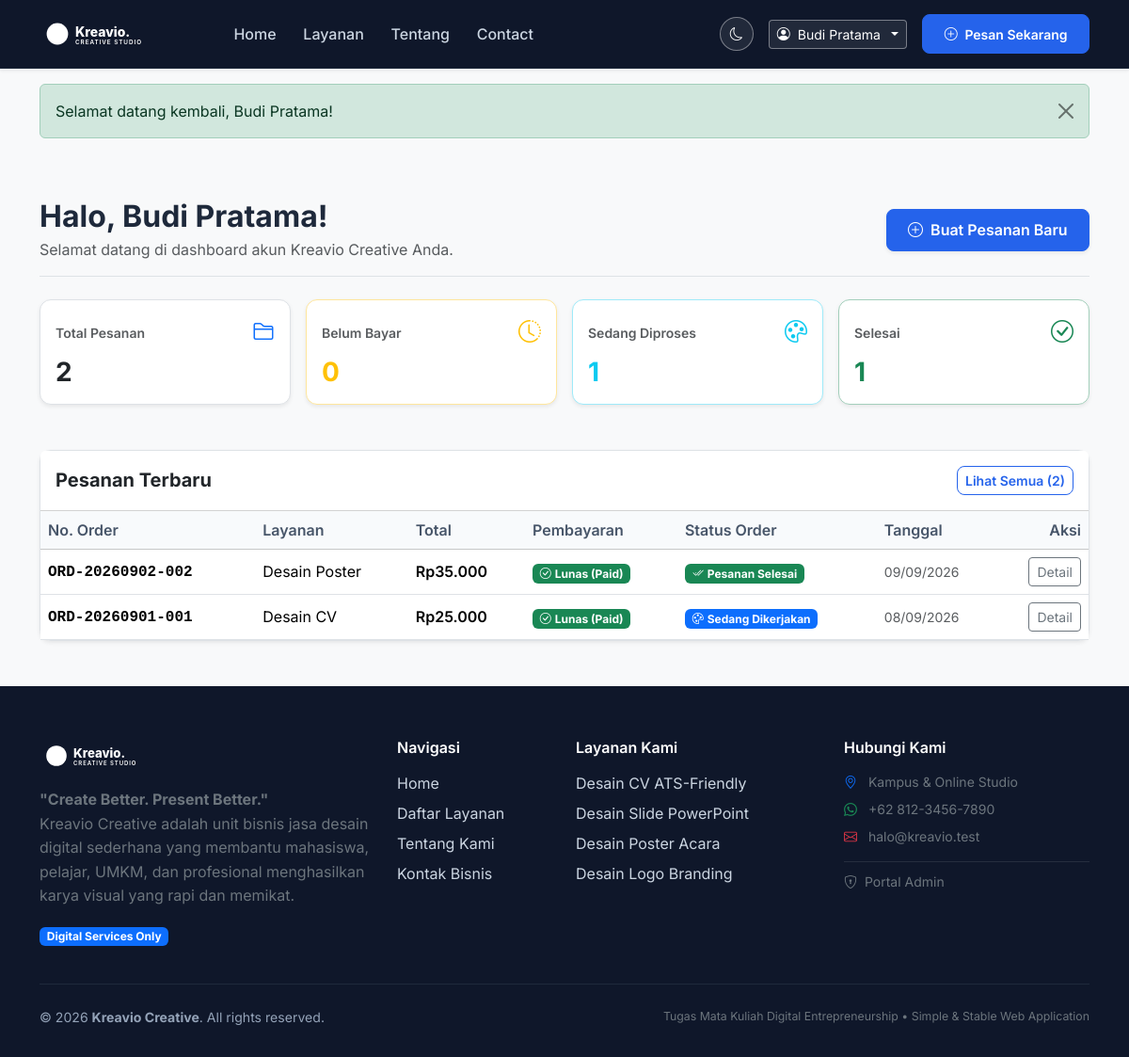
/customer/dashboard.php (signed in), run on the app's committed database.
### tables this page shows
CREATE TABLE IF NOT EXISTS `users` (
  `id` INT UNSIGNED NOT NULL AUTO_INCREMENT,
  `name` VARCHAR(100) NOT NULL,
  `email` VARCHAR(100) NOT NULL,
  `password` VARCHAR(255) NOT NULL,
  `phone` VARCHAR(25) NOT NULL,
  `created_at` DATETIME NOT NULL DEFAULT CURRENT_TIMESTAMP,
  PRIMARY KEY (`id`),
  UNIQUE KEY `idx_users_email` (`email`)
);

CREATE TABLE IF NOT EXISTS `orders` (
  `id` INT UNSIGNED NOT NULL AUTO_INCREMENT,
  `order_number` VARCHAR(50) NOT NULL,
  `user_id` INT UNSIGNED NOT NULL,
  `service_id` INT UNSIGNED NOT NULL,
  `deadline` DATE NOT NULL,
  `brief` TEXT NOT NULL,
  `notes` TEXT NULL,
  `total` INT UNSIGNED NOT NULL,
  `payment_status` VARCHAR(30) NOT NULL DEFAULT 'pending_payment',
  `order_status` VARCHAR(30) NOT NULL DEFAULT 'pending_payment',
  `created_at` DATETIME NOT NULL DEFAULT CURRENT_TIMESTAMP,
  `updated_at` DATETIME NOT NULL DEFAULT CURRENT_TIMESTAMP ON UPDATE CURRENT_TIMESTAMP,
  PRIMARY KEY (`id`),
  UNIQUE KEY `idx_orders_number` (`order_number`),
  KEY `idx_orders_user` (`user_id`),
  KEY `idx_orders_service` (`service_id`),
  KEY `idx_orders_created_at` (`created_at`),
  CONSTRAINT `fk_orders_user` FOREIGN KEY (`user_id`) REFERENCES `users` (`id`) ON DELETE CASCADE ON UPDATE CASCADE,
  CONSTRAINT `fk_orders_service` FOREIGN KEY (`service_id`) REFERENCES `services` (`id`) ON DELETE RESTRICT ON UPDATE CASCADE
);

CREATE TABLE IF NOT EXISTS `services` (
  `id` INT UNSIGNED NOT NULL AUTO_INCREMENT,
  `name` VARCHAR(100) NOT NULL,
  `description` TEXT NOT NULL,
  `price` INT UNSIGNED NOT NULL,
  `duration` VARCHAR(50) NOT NULL,
  `active` TINYINT(1) NOT NULL DEFAULT 1,
  `created_at` DATETIME NOT NULL DEFAULT CURRENT_TIMESTAMP,
  PRIMARY KEY (`id`)
);

### includes/auth.php (called while the page is built, shortened)
<?php
require_once __DIR__ . '/../config/config.php';
function is_logged_in() {
    return isset($_SESSION['user_id']) && !empty($_SESSION['user_id']);
}
function current_user($pdo) {
    $stmt = $pdo->prepare("SELECT id, name, email, phone, created_at FROM users WHERE id = ?");
    $stmt->execute([$_SESSION['user_id']]);
    return $stmt->fetch();
}

### customer/dashboard.php (the view, shortened to what this page needs)
<?php
require_once __DIR__ . '/../config/config.php';
require_once __DIR__ . '/../config/database.php';
require_once __DIR__ . '/../includes/auth.php';
$user = current_user($pdo);
$stats = [
    'total'       => 0,
    'unpaid'      => 0,
    'in_progress' => 0,
    'completed'   => 0
];
try {
    $countStmt = $pdo->prepare("
        SELECT
            COUNT(*) as total,
            SUM(CASE WHEN payment_status = 'pending_payment' THEN 1 ELSE 0 END) as unpaid,
            SUM(CASE WHEN order_status IN ('menunggu_proses', 'sedang_dikerjakan') THEN 1 ELSE 0 END) as in_progress,
            SUM(CASE WHEN order_status = 'selesai' THEN 1 ELSE 0 END) as completed
        FROM orders
        WHERE user_id = ?
    ");
    $countStmt->execute([$user['id']]);
    $res = $countStmt->fetch();
    if ($res) {
        $stats['total']       = (int)$res['total'];
        $stats['unpaid']      = (int)$res['unpaid'];
        $stats['in_progress'] = (int)$res['in_progress'];
        $stats['completed']   = (int)$res['completed'];
    }
    $recentStmt = $pdo->prepare("
        SELECT o.*, s.name as service_name
        FROM orders o
        JOIN services s ON o.service_id = s.id
        WHERE o.user_id = ?
        ORDER BY o.created_at DESC
        LIMIT 5
    ");
    $recentStmt->execute([$user['id']]);
    $recentOrders = $recentStmt->fetchAll();
} catch (PDOException $e) {
    $recentOrders = [];
}
require_once __DIR__ . '/../includes/header.php';
?>
<div class="container py-5">
    <div class="d-flex flex-column flex-md-row justify-content-between align-items-md-center mb-4 pb-3 border-bottom">
        <div>
            <h2 class="fw-bold mb-1">Halo, <?= e($user['name']) ?>!</h2>
            <p class="text-muted mb-0">Selamat datang di dashboard akun Kreavio Creative Anda.</p>
        </div>
        <div class="mt-3 mt-md-0">
            <a href="<?= base_url('services.php') ?>" class="btn btn-primary shadow-sm">
                <i class="bi bi-plus-circle me-1"></i> Buat Pesanan Baru
            </a>
        </div>
    </div>
    <div class="row g-3 mb-5">
        <div class="col-6 col-md-3">
            <div class="card p-3 border h-100 shadow-sm">
                <div class="d-flex justify-content-between align-items-center mb-2">
                    <span class="text-muted small fw-semibold">Total Pesanan</span>
                    <i class="bi bi-folder2 text-primary fs-4"></i>
                </div>
                <h3 class="fw-bold mb-0"><?= $stats['total'] ?></h3>
            </div>
        </div>
        <div class="col-6 col-md-3">
            <div class="card p-3 border h-100 shadow-sm border-warning-subtle">
                <div class="d-flex justify-content-between align-items-center mb-2">
                    <span class="text-muted small fw-semibold">Belum Bayar</span>
                    <i class="bi bi-clock-history text-warning fs-4"></i>
                </div>
                <h3 class="fw-bold mb-0 text-warning"><?= $stats['unpaid'] ?></h3>
            </div>
        </div>
        <div class="col-6 col-md-3">
            <div class="card p-3 border h-100 shadow-sm border-info-subtle">
                <div class="d-flex justify-content-between align-items-center mb-2">
                    <span class="text-muted small fw-semibold">Sedang Diproses</span>
                    <i class="bi bi-palette text-info fs-4"></i>
                </div>
                <h3 class="fw-bold mb-0 text-info"><?= $stats['in_progress'] ?></h3>
            </div>
        </div>
        <div class="col-6 col-md-3">
            <div class="card p-3 border h-100 shadow-sm border-success-subtle">
                <div class="d-flex justify-content-between align-items-center mb-2">
                    <span class="text-muted small fw-semibold">Selesai</span>
                    <i class="bi bi-check-circle text-success fs-4"></i>
                </div>
                <h3 class="fw-bold mb-0 text-success"><?= $stats['completed'] ?></h3>
            </div>
        </div>
    </div>
    <div class="card shadow-sm border">
        <div class="card-header bg-white py-3 d-flex justify-content-between align-items-center">
            <h5 class="fw-bold mb-0">Pesanan Terbaru</h5>
            <a href="<?= base_url('customer/orders.php') ?>" class="btn btn-sm btn-outline-primary">
                Lihat Semua (<?= $stats['total'] ?>)
            </a>
        </div>
        <div class="card-body p-0">
            <?php if (empty($recentOrders)): ?>
                <div class="p-5 text-center text-muted">
                    <i class="bi bi-inbox fs-1 d-block mb-2 text-secondary"></i>
                    <p class="mb-3">Anda belum memiliki pesanan desain apapun.</p>
                    <a href="<?= base_url('services.php') ?>" class="btn btn-primary">Pesan Desain Sekarang</a>
                </div>
            <?php else: ?>
                <div class="table-responsive">
                    <table class="table table-hover align-middle mb-0">
                        <thead class="table-light">
                            <tr>
                                <th>No. Order</th>
                                <th>Layanan</th>
                                <th>Total</th>
                                <th>Pembayaran</th>
                                <th>Status Order</th>
                                <th>Tanggal</th>
                                <th class="text-end">Aksi</th>
                            </tr>
                        </thead>
                        <tbody>
                            <?php foreach ($recentOrders as $ord): ?>
                                <tr>
                                    <td>
                                        <span class="font-monospace fw-semibold"><?= e($ord['order_number']) ?></span>
                                    </td>
                                    <td><?= e($ord['service_name']) ?></td>
                                    <td class="fw-semibold"><?= format_rupiah($ord['total']) ?></td>
                                    <td><?= get_payment_status_badge($ord['payment_status']) ?></td>
                                    <td><?= get_order_status_badge($ord['order_status']) ?></td>
                                    <td class="small text-muted"><?= date('d/m/Y', strtotime($ord['created_at'])) ?></td>
                                    <td class="text-end">
                                        <a href="<?= base_url('customer/order-detail.php?id=' . $ord['id']) ?>" class="btn btn-sm btn-outline-secondary">
                                            Detail
                                        </a>
                                    </td>
                                </tr>
                            <?php endforeach; ?>
                        </tbody>
                    </table>
                </div>
            <?php endif; ?>
        </div>
    </div>
</div>
<?php require_once __DIR__ . '/../includes/footer.php'; ?>

### includes/header.php (shortened to what this page needs)
<?php
require_once __DIR__ . '/../config/config.php';
require_once __DIR__ . '/../config/database.php';
require_once __DIR__ . '/../includes/auth.php';
$currentPage = basename($_SERVER['PHP_SELF']);
$isCustomer = is_logged_in();
$currentUser = $isCustomer ? current_user($pdo) : null;
?>
<!DOCTYPE html>
<html lang="id">
<head>
    <link href="https://cdn.jsdelivr.net/npm/bootstrap@5.3.2/dist/css/bootstrap.min.css" rel="stylesheet">
    <link rel="stylesheet" href="https://cdn.jsdelivr.net/npm/bootstrap-icons@1.11.3/font/bootstrap-icons.min.css">
    <link rel="stylesheet" href="<?= asset_url('css/style.css?v=' . filemtime(__DIR__ . '/../assets/css/style.css')) ?>">
</head>
<body class="bg-light">
    <nav class="navbar navbar-expand-lg navbar-dark bg-dark sticky-top shadow-sm">
        <div class="container">
            <a class="navbar-brand d-flex align-items-center" href="<?= base_url('index.php') ?>">
                <img src="<?= asset_url('images/logo.svg') ?>" alt="Kreavio Creative Logo" height="38" class="me-2" style="filter: brightness(0) invert(1);">
            </a>
            <div class="collapse navbar-collapse" id="navbarKreavio">
                <ul class="navbar-nav me-auto mb-2 mb-lg-0 ms-lg-3">
                    <li class="nav-item">
                        <a class="nav-link <?= ($currentPage === 'index.php') ? 'active fw-bold text-white' : 'text-light' ?>" href="<?= base_url('index.php') ?>">Home</a>
                    </li>
                    <li class="nav-item">
                        <a class="nav-link <?= ($currentPage === 'services.php' || $currentPage === 'service-detail.php') ? 'active fw-bold text-white' : 'text-light' ?>" href="<?= base_url('services.php') ?>">Layanan</a>
                    </li>
                    <li class="nav-item">
                        <a class="nav-link <?= ($currentPage === 'about.php') ? 'active fw-bold text-white' : 'text-light' ?>" href="<?= base_url('about.php') ?>">Tentang</a>
                    </li>
                    <li class="nav-item">
                        <a class="nav-link <?= ($currentPage === 'contact.php') ? 'active fw-bold text-white' : 'text-light' ?>" href="<?= base_url('contact.php') ?>">Contact</a>
                    </li>
                </ul>
                <div class="d-flex align-items-center gap-3">
                    <button type="button" class="btn btn-sm btn-outline-light theme-toggle-btn px-2" onclick="toggleTheme()" title="Ganti Mode Tampilan" aria-label="Ganti Mode Tampilan">
                        <i class="bi bi-moon"></i>
                    </button>
                    <?php if ($isCustomer): ?>
                        <div class="dropdown">
                            <button class="btn btn-sm btn-outline-light dropdown-toggle d-flex align-items-center gap-2" type="button" data-bs-toggle="dropdown" aria-expanded="false">
                                <i class="bi bi-person-circle"></i>
                                <span><?= e($currentUser['name'] ?? 'Akun Saya') ?></span>
                            </button>
                        </div>
                        <a href="<?= base_url('services.php') ?>" class="btn btn-sm btn-primary">
                            <i class="bi bi-plus-circle me-1"></i> Pesan Sekarang
                        </a>
                    <?php endif; ?>
                </div>
            </div>
        </div>
    </nav>
    <div class="container mt-3">
        <?php display_flash(); ?>
    </div>
    <main>

### config/config.php (shortened to what this page needs)
<?php
function base_url($path = '') {
    return BASE_URL . ltrim($path, '/');
}
function asset_url($path = '') {
    return BASE_URL . 'assets/' . ltrim($path, '/');
}
function e($string) {
    return htmlspecialchars((string)($string ?? ''), ENT_QUOTES, 'UTF-8');
}
function format_rupiah($number) {
    return 'Rp' . number_format((float)$number, 0, ',', '.');
}
function get_payment_status_badge($status) {
    switch ($status) {
        case 'paid':
            return '<span class="badge bg-success"><i class="bi bi-check-circle me-1"></i>Lunas (Paid)</span>';
    }
}
function get_order_status_badge($status) {
    switch ($status) {
        case 'sedang_dikerjakan':
            return '<span class="badge bg-primary"><i class="bi bi-palette me-1"></i>Sedang Dikerjakan</span>';
        case 'selesai':
            return '<span class="badge bg-success"><i class="bi bi-check2-all me-1"></i>Pesanan Selesai</span>';
    }
}
function display_flash() {
    if (isset($_SESSION['flash_message'])) {
        $flash = $_SESSION['flash_message'];
        $type = e($flash['type']);
        $msg = e($flash['message']);
        echo "<div class=\"alert alert-{$type} alert-dismissible fade show\" role=\"alert\">
                {$msg}
                <button type=\"button\" class=\"btn-close\" data-bs-dismiss=\"alert\" aria-label=\"Close\"></button>
              </div>";
    }
}

### assets/css/style.css (style rules this page uses)
:root { --primary-color: #2563eb; --primary-hover: #1d4ed8; --secondary-color: #0f172a; --accent-color: #38bdf8; --bg-light: #f8fafc; --text-dark: #1e293b; --text-muted: #64748b; --border-color: #e2e8f0; --card-shadow: 0 4px 6px -1px rgba(0, 0, 0, 0.05), 0 2px 4px -1px rgba(0, 0, 0, 0.03); --card-hover-shadow: 0 10px 15px -3px rgba(0, 0, 0, 0.08), 0 4px 6px -2px rgba(0, 0, 0, 0.04); --radius-md: 0.75rem; --radius-lg: 1rem; }
body { font-family: 'Inter', -apple-system, BlinkMacSystemFont, 'Segoe UI', Roboto, Helvetica, Arial, sans-serif; color: var(--text-dark); background-color: #ffffff; min-height: 100vh; display: flex; flex-direction: column; }
main { flex: 1 0 auto; }
.navbar-admin, .navbar.bg-dark, .navbar-dark { background-color: #0f172a !important; border-bottom: 1px solid #1e293b !important; padding-top: 0.75rem; padding-bottom: 0.75rem; }
.navbar-admin .navbar-brand, .navbar.bg-dark .navbar-brand, .navbar-dark .navbar-brand { color: #ffffff !important; }
.navbar-admin .nav-link, .navbar.bg-dark .nav-link, .navbar-dark .nav-link { color: #cbd5e1 !important; }
.navbar-admin .btn-outline-light, .navbar.bg-dark .btn-outline-light, .navbar-dark .btn-outline-light { color: #ffffff !important; border-color: rgba(255, 255, 255, 0.4) !important; background-color: rgba(255, 255, 255, 0.08) !important; }
.navbar-admin .theme-toggle-btn, .navbar.bg-dark .theme-toggle-btn, .navbar-dark .theme-toggle-btn { color: #ffffff !important; border-color: rgba(255, 255, 255, 0.4) !important; background-color: rgba(255, 255, 255, 0.08) !important; }
.navbar-brand { font-weight: 700; font-size: 1.35rem; color: var(--secondary-color) !important; letter-spacing: -0.5px; }
.nav-link { font-weight: 500; color: #475569 !important; padding: 0.5rem 0.9rem !important; transition: color 0.2s ease; }
.card { border: 1px solid var(--border-color); border-radius: var(--radius-md); box-shadow: var(--card-shadow); transition: transform 0.2s ease, box-shadow 0.2s ease; background-color: #ffffff; }
.btn-primary { background-color: var(--primary-color); border-color: var(--primary-color); font-weight: 600; padding: 0.6rem 1.4rem; border-radius: 0.5rem; }
.btn-outline-primary { color: var(--primary-color); border-color: var(--primary-color); font-weight: 600; border-radius: 0.5rem; }
.table th { font-weight: 600; color: #475569; background-color: #f8fafc; border-top: none; }
.theme-toggle-btn { display: inline-flex; align-items: center; justify-content: center; width: 36px; height: 36px; border-radius: 50%; padding: 0; transition: background-color 0.2s ease, border-color 0.2s ease, transform 0.2s ease; }

### data on the page
users: name "Budi Pratama"
orders: order_number "ORD-20260902-002", service.name "Desain Poster", total "Rp35.000", payment_status "paid" (drawn), order_status "selesai" (drawn), created_at "09/09/2026"
orders: order_number "ORD-20260901-001", service.name "Desain CV", total "Rp25.000", payment_status "paid" (drawn), shows "Sedang Dikerjakan", created_at "08/09/2026"

### other printed values
$msg "Selamat datang kembali, Budi Pratama!"
$stats['total'] "2"
$stats['unpaid'] "0"
$stats['in_progress'] "1"
$stats['completed'] "1"
